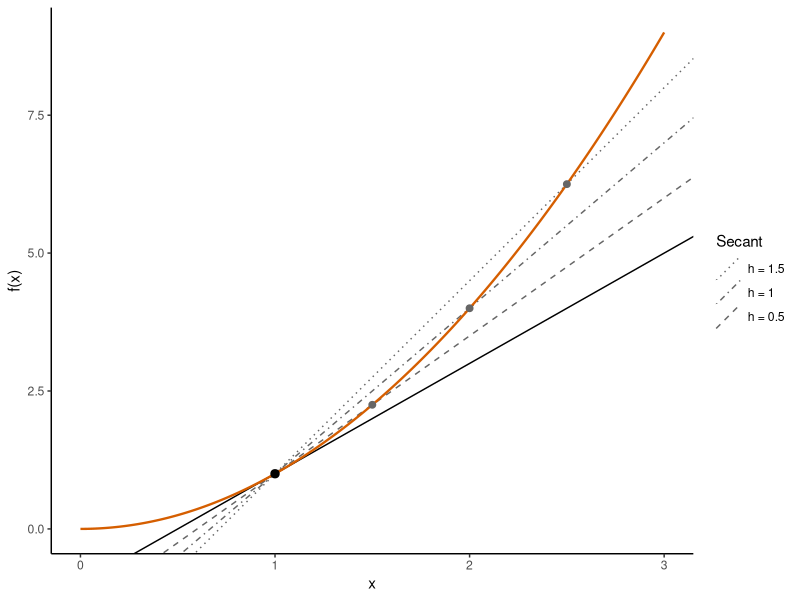

Source code (R):
## ---- chunk 1
#| include: false
# Load ggplot2 for the rendered figure of this page.
library(ggplot2)
## ---- chunk 2
# Time (days) at which 20 * exp(-0.3 * t) has fallen to half of its initial value,
# and the value of the function at that time (mg/kg).
t_half = log(2) / 0.3
t_half
20 * exp(-0.3 * t_half)

# Solve 54 = 2 * x^1.5 for x, and 54 = 2 * 9^b for b.
(54 / 2)^(1 / 1.5)
log(54 / 2) / log(9)
## ---- chunk 3
# a * x / (b + x) with a = 10 and b = 2 approaches a = 10 for large x.
10 * 1e6 / (2 + 1e6)

# x * exp(-b * x) with b = 0.5 approaches zero for large x.
100 * exp(-0.5 * 100)
## ---- chunk 4
#| echo: false
#| label: fig-secant
#| fig-cap: "The function $f(x)=x^2$ with three secants through the point at $x=1$ (grey lines, for $h=1.5$, 1 and 0.5) and the tangent at that point (black line). The slopes of the secants are 3.5, 3 and 2.5, and they approach the slope of the tangent, which is 2."
# The function, the point of interest and three step sizes.
x_values = seq(0, 3, length.out = 200)
curve_data = data.frame(x = x_values, y = x_values^2)
x0 = 1
steps = c(1.5, 1, 0.5)

# Slope and intercept of each secant through (x0, x0^2) and (x0 + h, (x0 + h)^2).
secant_slope = ((x0 + steps)^2 - x0^2) / steps
secant_data = data.frame(
  step = factor(paste("h =", steps), levels = paste("h =", steps)),
  slope = secant_slope,
  intercept = x0^2 - secant_slope * x0,
  x_end = x0 + steps,
  y_end = (x0 + steps)^2
)

# Draw the curve, the secants, the tangent (slope 2 at x0 = 1) and the points.
ggplot(curve_data, aes(x = x, y = y)) +
  geom_abline(
    data = secant_data,
    aes(slope = slope, intercept = intercept, linetype = step),
    colour = "grey40"
  ) +
  geom_abline(slope = 2 * x0, intercept = x0^2 - 2 * x0 * x0, colour = "black") +
  geom_line(colour = "#D55E00", linewidth = 0.8) +
  geom_point(data = secant_data, aes(x = x_end, y = y_end), colour = "grey40", size = 2) +
  annotate(geom = "point", x = x0, y = x0^2, size = 2.5) +
  scale_linetype_manual(values = c("dotted", "dotdash", "dashed")) +
  coord_cartesian(xlim = c(0, 3), ylim = c(0, 9)) +
  labs(x = "x", y = "f(x)", linetype = "Secant") +
  theme_classic()
## ---- chunk 5
# Derivative of x * exp(-b * x) with respect to x. D() does not simplify the result.
slope_formula = D(expression(x * exp(-b * x)), "x")
slope_formula

# Value of the derivative at x = 1 for b = 0.5, and the formula derived by hand.
eval(slope_formula, list(x = 1, b = 0.5))
(1 - 0.5 * 1) * exp(-0.5 * 1)

# Partial derivative of the power law with respect to b, at x = 4, a = 2 and b = 1.5.
eval(D(expression(a * x^b), "b"), list(x = 4, a = 2, b = 1.5))
## ---- chunk 6
# Slope of the secant between x = 1 and x = 1 + h, for a small step h.
f = function(x, b = 0.5) {
  x * exp(-b * x)
}
h = 1e-6
(f(1 + h) - f(1)) / h
